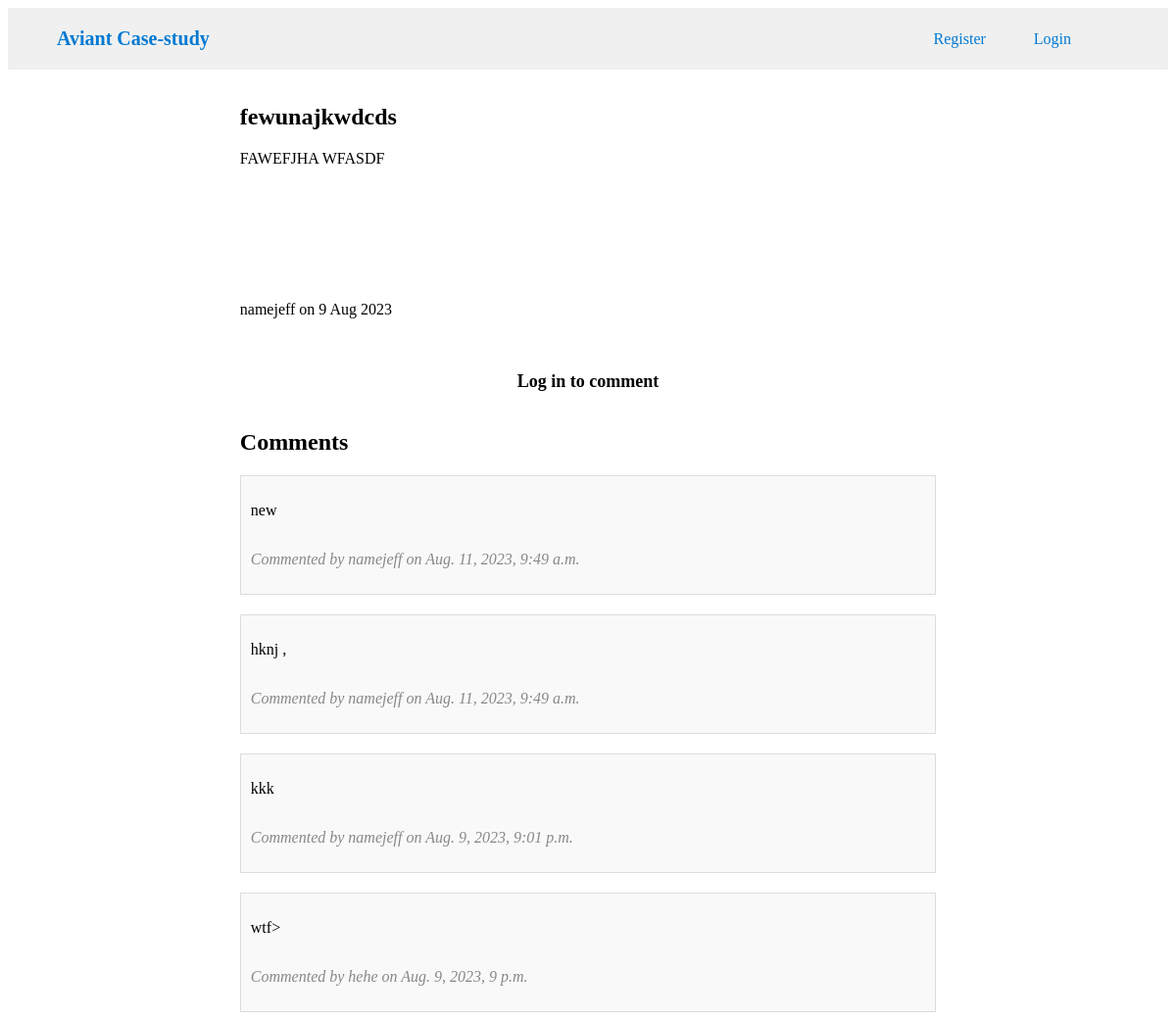
The page /polls/post/12/ on the database its author committed.
### polls/models.py (models this page shows, shortened)
class Post(models.Model):
    title = models.CharField(max_length=200)
    content = models.TextField()
    pub_date = models.DateTimeField('date published')
    author = models.ForeignKey(User, on_delete=models.CASCADE)

class Comment(models.Model):
    content = models.TextField()
    pub_date = models.DateTimeField('date published')
    author = models.ForeignKey(User, on_delete=models.CASCADE)
    post = models.ForeignKey(Post, on_delete=models.CASCADE)

### polls/views.py (the view)
# urls.py: path('post/<int:post_id>/', views.post, name="post"),
def post(request, post_id):
    post = get_object_or_404(Post, pk=post_id)
    comments = post.comment_set.order_by('-pub_date')  # Reverse order by publication date
    return render(request, 'polls/post_detail.html', {'post': post, 'comments': comments})

### polls/templates/polls/post_detail.html (shortened to what this page needs)
{% include 'polls/navbar.html' %}
{% load static %}
<link rel="stylesheet" href="{% static 'polls/post_detail_page.module.css' %}">
<head>
</head>
{% block content %}
<main class="post-detail-container">
    <section class="post-details">
        {% if post %}
            <h1>{{ post.title }}</h1>
            <p class="post-content">{{ post.content }}</p>
            <div class="info-actions">
                <p class="author-info">{{ post.author }} on {{ post.pub_date|date:"j M Y" }}</p>
            </div>
        {% else %}
            <p>Post not found.</p>
        {% endif %}
    </section>
    {% if user.is_authenticated and post %}
    <section class="new-comment">
        <p class="comment-header">Comment as {{ user.username }}</p>
        <form action="{% url 'create_comment' post.id %}" method="post" class="input-group">
            {% csrf_token %}
            <textarea name="content" rows="5" cols="35" placeholder="" required></textarea>
            <label for="content">Leave a comment</label>
            <button type="submit">Comment</button>
        </form>
    </section>
    {% else %}
        <p class="not-loggedin">Log in to comment</p>
    {% endif %}
    <section class="comment-section">
        <h2>Comments</h2>
        {% for comment in comments %}
            <div class="comment">
                <p>{{ comment.content }}</p>
                <div class="info-actions">
                    <p class="comment-info">Commented by {{ comment.author }} on {{ comment.pub_date }}</p>
                </div>
            </div>
        {% endfor %}
    </section>
</main>
{% endblock %}

### polls/templates/polls/navbar.html
{% load static %}
<link rel="stylesheet" href="{% static 'polls/navbar.module.css' %}">
<nav>
    <div class="logo">
        <a class="logo-words" href="{% url 'home' %}">
            Aviant Case-study
        </a>
    </div>
    <div class="authlinks">
        {% if user.is_authenticated %}
            <a class="createPost" href="{% url 'create_post_page' %}">
                Create Post
            </a>
            <div class="dropdown">
                <button class="dropbtn">{{ user.username }}</button>
                <div class="dropdown-content">
                    <a href="{% url 'users' user.id %}">Profile</a>
                    <a href="{% url 'logout' %}">Log Out</a>
                </div>
            </div>
        {% else %}
            <a href="{% url 'register' %}">Register</a>
            <a href="{% url 'login' %}">Login</a>
        {% endif %}
    </div>
</nav>

### polls/static/polls/navbar.module.css (style rules this page uses)
nav { display: flex; justify-content: space-between; align-items: center; padding: 20px 50px; background-color: #f0f0f0; }
.logo a { text-decoration: none; font-size: 20px; font-weight: bold; color: #0079d3; }
.authLinks { display: flex; align-items: center; width: 22%; justify-content: space-evenly; }
.authLinks a { text-decoration: none; color: #0079d3; }

### polls/static/polls/post_detail_page.module.css (style rules this page uses)
.post-detail-container { display: flex; flex-direction: column; min-height: 70vh; width: 60%; margin: auto; margin-top: 15px; }
.post-details { width: 100%; margin-bottom: 20px; }
.post-content { overflow-wrap: break-word; margin-bottom: 15vh; }
.info-actions { display: flex; justify-content: space-between; align-items: center; margin-top: 10px; }
.author-info { text-align: right; }
.not-loggedin { font-size: large; font-weight: bold; text-align: center; }
.comment { margin-top: 20px; padding: 10px; border: 1px solid #ddd; background-color: #f9f9f9; word-wrap: break-word; }
.comment-info { font-style: italic; color: #888; }

### rows shown on the page
Post: title "fewunajkwdcds", content "FAWEFJHA WFASDF", author "namejeff", pub_date "9 Aug 2023"
Comment: content "new", author "namejeff", pub_date "Aug. 11, 2023, 9:49 a.m."
Comment: content "hknj ,", author "namejeff", pub_date "Aug. 11, 2023, 9:49 a.m."
Comment: content "kkk", author "namejeff", pub_date "Aug. 9, 2023, 9:01 p.m."
Comment: content "wtf>", author "hehe", pub_date "Aug. 9, 2023, 9 p.m."
